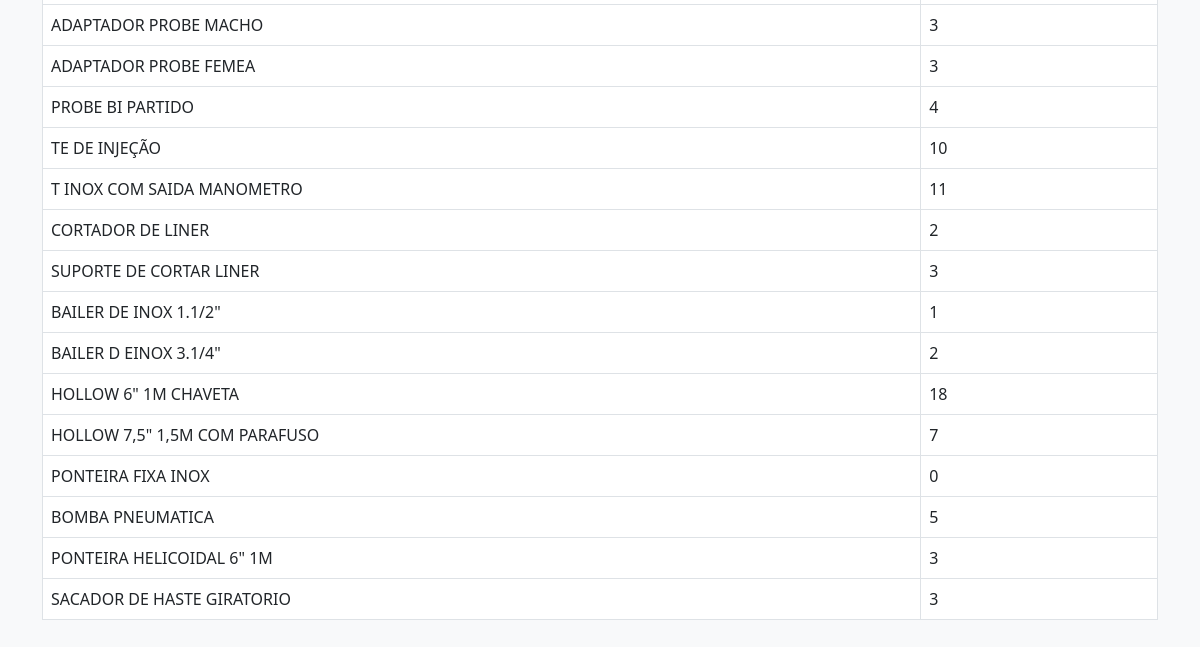
Page /relatorio_estoque (lower part) on the earlier database version.
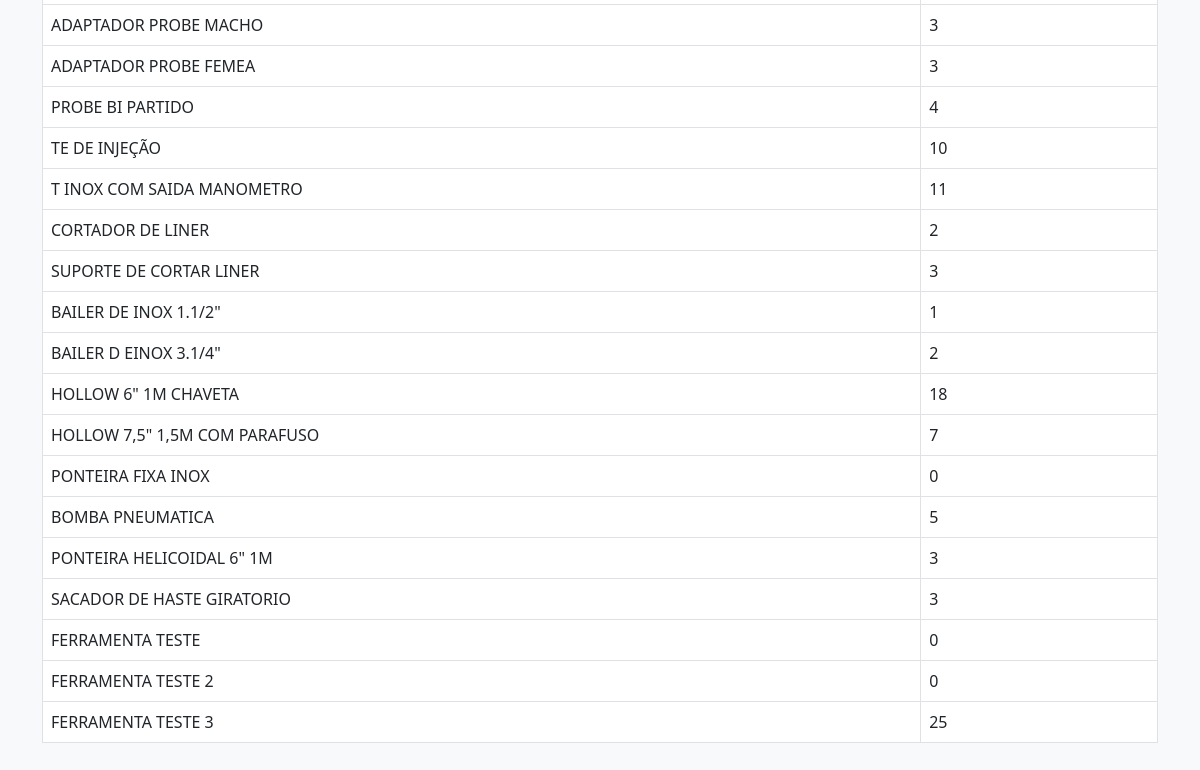
Same page on the later database version.
### tables this page shows
CREATE TABLE ferramentas (
    id INTEGER PRIMARY KEY AUTOINCREMENT,
    nome TEXT NOT NULL,
    status TEXT NOT NULL,
    local TEXT NOT NULL,
    tecnico TEXT,
    quantidade INTEGER NOT NULL,
    idgeo TEXT
);

### app.py (the view)
@app.route('/relatorio_estoque', methods=['GET', 'POST'])
def relatorio_estoque():
    conn = get_db_connection()
    nome_filtro = ''
    if request.method == 'POST':
        nome_filtro = request.form.get('nome', '').lower()
        query = "SELECT nome, quantidade FROM ferramentas WHERE status = 'estoque'"
        params = []
        if nome_filtro:
            query += " AND LOWER(nome) LIKE ?"
            params.append(f"%{nome_filtro}%")
        ferramentas_estoque = conn.execute(query, params).fetchall()
    else:
        ferramentas_estoque = conn.execute("SELECT nome, quantidade FROM ferramentas WHERE status = 'estoque'").fetchall()
    nomes = [row['nome'] for row in conn.execute("SELECT DISTINCT nome FROM ferramentas WHERE status = 'estoque'")]
    conn.close()
    return render_template('relatorio_estoque.html', ferramentas_estoque=ferramentas_estoque, nomes=nomes)

### app.py (called while the page is built)
def get_db_connection():
    conn = sqlite3.connect('ferramentas.db')
    conn.row_factory = sqlite3.Row
    return conn

### templates/relatorio_estoque.html (shortened to what this page needs)
<!DOCTYPE html>
<html lang="pt-br">
<head>
    <link href="https://cdn.jsdelivr.net/npm/bootstrap@5.3.0/dist/css/bootstrap.min.css" rel="stylesheet">
</head>
<body class="bg-light p-4">
<div class="container">
    {% if ferramentas_estoque %}
    <table class="table table-bordered table-hover">
        <tbody>
            {% for f in ferramentas_estoque %}
            <tr>
                <td>{{ f['nome'] }}</td>
                <td>{{ f['quantidade'] }}</td>
            </tr>
            {% endfor %}
        </tbody>
    </table>
    {% else %}
        <div class="alert alert-warning">Nenhuma ferramenta no estoque.</div>
    {% endif %}
</div>
</body>
</html>

Differences in the rows shown:
added ferramentas: nome "FERRAMENTA TESTE", quantidade "0"
added ferramentas: nome "FERRAMENTA TESTE 2", quantidade "0"
added ferramentas: nome "FERRAMENTA TESTE 3", quantidade "25"
